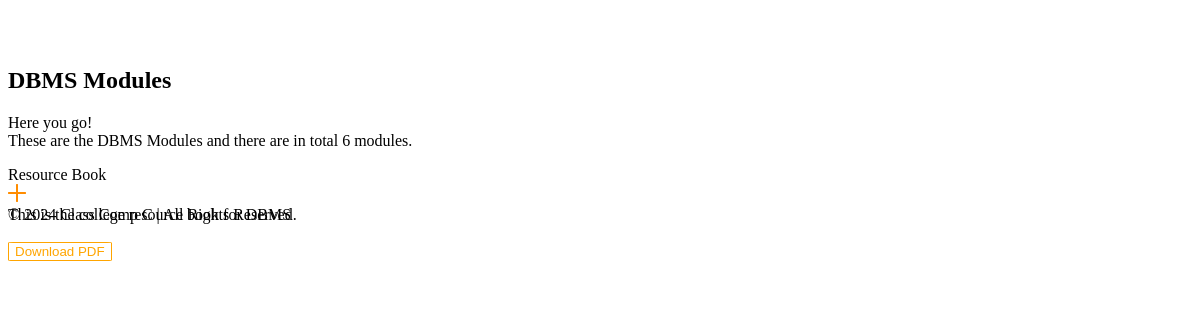
The app's page /Modules/ with its own data.
### files/models.py (models this page shows)
class Filepdf(models.Model):
    id = models.AutoField
    title = models.CharField(max_length=150,default = "")
    file = models.FileField(upload_to='filePDF/',default = "")
    disc = models.CharField(max_length=600,default = "")
    category = models.CharField(max_length=100,default="")
    uploaded_at = models.DateTimeField(auto_now_add=True)
    def __str__(self):
        return self.title

### files/views.py (the view)
# urls.py: path("Modules/",views.Module,name="Modules"),
def Module(request):
    files = Filepdf.objects.all()
    print(files[13::])
    context = {
        'files' : files[13::13]
    }
    return render(request, './Modules.html',context)

### templates/Modules.html (shortened to what this page needs)
{% extends 'Basic.html' %}
{% block section %}
<div class="padding-global">
    <div class="w-layout-blockcontainer container w-container">
        <div class="padding-section-large">
            <div class="faqs-title-wrapper">
                <h2 class="heading-style-h1"> DBMS Modules </h2>
                <p class="text-size-regular">Here you go!<br>These are the DBMS Modules and there are in total 6 modules.</p>
            </div>
            <div class="faqs-wrapper w-dyn-list">
                <div role="list" class="faqs-list w-dyn-items">
                    {% for file in files %}
                    <div data-w-id="c41f9944-c21d-d954-2be3-f72a8040b6ef" role="listitem"
                        class="faqs-item w-dyn-item">
                        <div class="faqs-top">
                            <div class="faqs-question">{{file.title}}</div>
                            <div style="color:#FF8C00" class="faqs-icon w-embed"></div>
                        </div>
                        <div style="height:0px" class="faqs-bottom">
                            <div class="faqs-bottom-inner">
                                <div class="text-rich-text w-richtext">
                                    {{file.disc}}<br> <br>
                                    <a href="{% url 'download_file' file.id %}"><button>Download PDF</button></a>
                                </div>
                            </div>
                        </div>
                    </div>
                    {% endfor %}
                </div>
            </div>
        </div>
    </div>
</div>
{% endblock %}

### templates/Basic.html (style rules this page uses)
* { -webkit-font-smoothing: antialiased; -moz-osx-font-smoothing: grayscale; -o-font-smoothing: antialiased; }

### templates/Modules.html (style rules this page uses)
.text-rich-text button { border: 1px solid orange; color: orange; background-color: transparent; border-radius: 5%; transition: all 0.5s; }

### records on screen
Filepdf: title "Resource Book", disc "This is the college resource book for DBMS"
